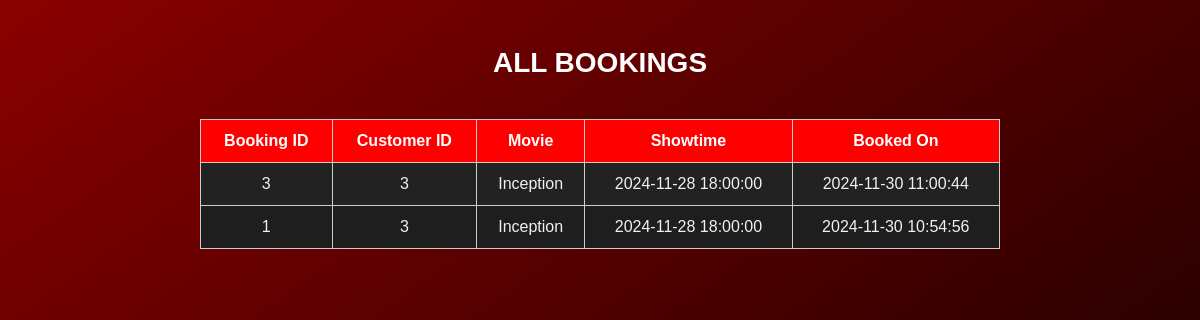
Page /admin/viewbooking.php on the committed database.
### tables this page shows
CREATE TABLE `booking` (
  `booking_id` int(11) NOT NULL,
  `customer_id` int(11) NOT NULL,
  `showtime_id` int(11) NOT NULL,
  `booking_date` timestamp NOT NULL DEFAULT current_timestamp(),
  `total_amount` decimal(10,2) NOT NULL COMMENT 'Total amount paid',
  `payment_id` int(11) DEFAULT NULL
);

CREATE TABLE `movie` (
  `movie_id` int(11) NOT NULL,
  `title` varchar(150) NOT NULL,
  `genre` varchar(50) DEFAULT NULL,
  `release_date` date DEFAULT NULL,
  `duration` int(11) DEFAULT NULL COMMENT 'Duration in minutes',
  `intro` text DEFAULT NULL COMMENT 'Short introduction of the movie',
  `trailer_link` varchar(255) DEFAULT NULL COMMENT 'Link to the movie trailer',
  `photo_url` varchar(255) DEFAULT NULL COMMENT 'Link to the movie photo',
  `price` int(11) NOT NULL DEFAULT 800,
  `is_deleted` tinyint(1) DEFAULT 0
);

CREATE TABLE `showtime` (
  `showtime_id` int(11) NOT NULL,
  `theater_id` int(11) NOT NULL,
  `movie_id` int(11) NOT NULL,
  `show_date` date NOT NULL,
  `start_time` time NOT NULL,
  `end_time` time NOT NULL,
  `is_deleted` tinyint(1) DEFAULT 0
);

### admin/viewbooking.php (the view, shortened to what this page needs)
<?php
include '../includes/db_connect.php';
$query = "SELECT b.booking_id, b.customer_id, b.showtime_id, m.title, s.show_date, s.start_time, b.booking_date, b.total_amount
          FROM booking b
          JOIN showtime s ON b.showtime_id = s.showtime_id
          JOIN movie m ON s.movie_id = m.movie_id ORDER BY b.booking_date DESC";
$result = $pdo->query($query);
?>
<!DOCTYPE html>
<html>
<head>
</head>
<body>
    <h1>ALL BOOKINGS</h1>
    <link rel="stylesheet" href="assets2/viewbooking.css">
    <table border="1">
        <tr>
            <th>Booking ID</th>
            <th>Customer ID</th>
            <th>Movie</th>
            <th>Showtime</th>
            <th>Booked On</th>
        </tr>
        <?php
        while ($row = $result->fetch(PDO::FETCH_ASSOC)) { ?>
            <tr>
                <td><?php echo $row['booking_id']; ?></td>
                <td><?php echo $row['customer_id']; ?></td>
                <td><?php echo $row['title']; ?></td>
                <td><?php echo $row['show_date'] . " " . $row['start_time']; ?></td>
                <td><?php echo $row['booking_date']; ?></td>
            </tr>
        <?php } ?>
    </table>
</body>
</html>

### admin/assets2/viewbooking.css (style rules this page uses)
body { font-family: 'Arial', sans-serif; background: linear-gradient(to bottom right, #8b0000, #000000); color: #f1f1f1; display: flex; flex-direction: column; align-items: center; justify-content: flex-start; padding: 20px; min-height: 100vh; }
table { width: 100%; max-width: 800px; border-collapse: collapse; margin-top: 20px; background-color: #1e1e1e; color: #f1f1f1; border: 1px solid #ccc; }
table th, table td { padding: 12px; text-align: center; border: 1px solid #ccc; }
table th { background-color: #f00; color: #fff; }
table tr:nth-child(even) { background-color: #222; }
h1 { font-size: 28px; color: #fff; margin-bottom: 20px; }

### rows in the picture
booking: booking_id "3", customer "3", movie.title "Inception", showtime.show_date "2024-11-28", showtime.start_time "18:00:00", booking_date "2024-11-30 11:00:44"
booking: booking_id "1", customer "3", movie.title "Inception", showtime.show_date "2024-11-28", showtime.start_time "18:00:00", booking_date "2024-11-30 10:54:56"
